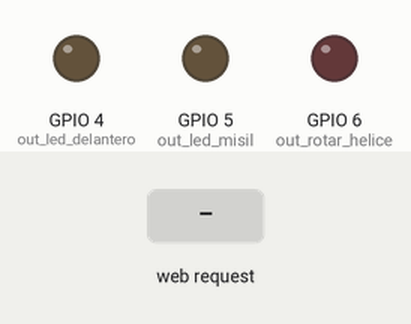
Recording of a sketch running on a simulated ESP32-S3. On the bench: output pins drawn as LEDs (lit = HIGH). The test bench sets the inputs (shaded band). WiFi joins after 1.5 s; servers stay silent unless stated; what the sketch prints to the serial monitor is not drawn.

Above: at 2.7 s.
2.8 s: HTTP request GET /led_delantero/on received
At 4.0 s:
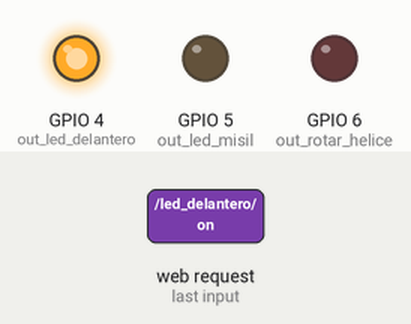
4.3 s: HTTP request GET /led_misil/on received
At 5.1 s:
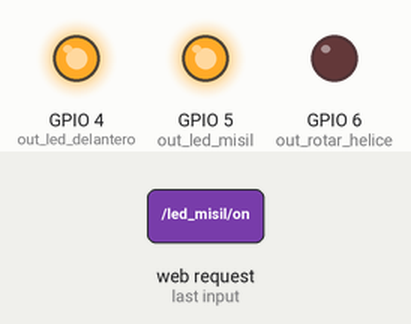
5.8 s: HTTP request GET /led_delantero/off received
At 6.3 s:
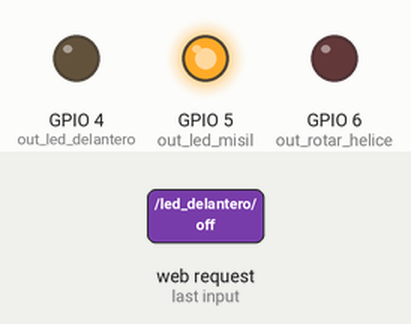
7.3 s: HTTP request GET /rotar_helice/on received
At 8.5 s:
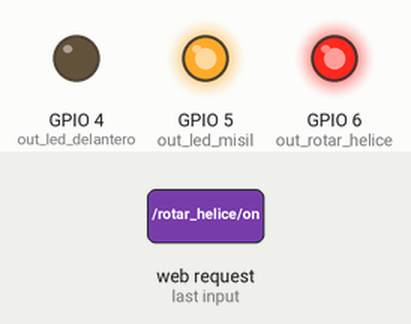
8.8 s: HTTP request GET /led_misil/off received
At 9.7 s:
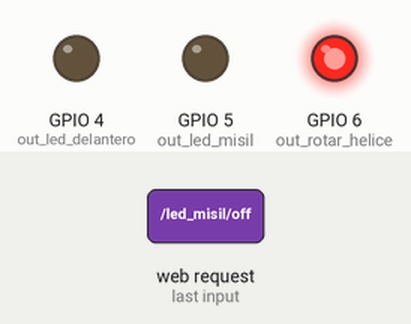
10.3 s: HTTP request GET /led_delantero/on received
At 10.9 s:
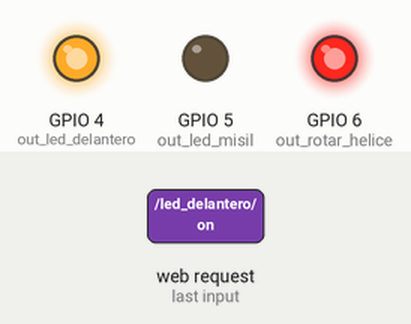
Timing chart, 0 to 12.8 s (numbered marks = the images above; inputs shaded):
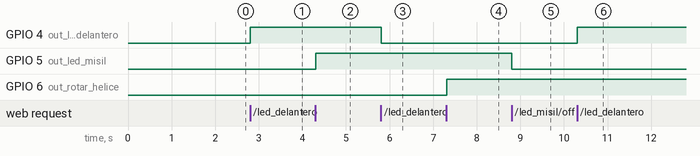

The sketch:

main.ino
```cpp
#include <WiFi.h>
#include "webpage.h" // <-- Include your webpage

const char *ssid = "welim";
const char *password = "wilywily";

WiFiServer server(80);

// Define output pins
const int out_led_delantero = 4;
const int out_led_misil = 5;
const int out_rotar_helice = 6;

// Define output states
String color_led_delantero = "#f0f0f080";
String color_led_misil = "#ffff0080";
String clase_rotar_helice = "";

unsigned long currentTime = millis();
unsigned long previousTime = 0;
const long timeoutTime = 2000;

String header;

String processor(String page)
{
  // Defining colors
  page.replace("%color_led_delantero%", color_led_delantero);
  page.replace("%color_led_misil%", color_led_misil);

  // Defining classes
  page.replace("%rotar_helice%", clase_rotar_helice);

  // Defining urls
  page.replace("%url_led_delantero%", color_led_delantero == "#f0f0f080" ? "/led_delantero/on" : "/led_delantero/off");
  page.replace("%url_led_misil%", color_led_misil == "#ffff0080" ? "/led_misil/on" : "/led_misil/off");
  page.replace("%url_rotar_helice%", clase_rotar_helice == "" ? "/rotar_helice/on" : "/rotar_helice/off");

  return page;
}

void setup()
{
  Serial.begin(115200);

  pinMode(out_led_delantero, OUTPUT);
  pinMode(out_led_misil, OUTPUT);
  pinMode(out_rotar_helice, OUTPUT);

  Serial.print("Pins set as output");

  digitalWrite(out_led_delantero, LOW);
  digitalWrite(out_led_misil, LOW);
  digitalWrite(out_rotar_helice, LOW);

  Serial.print("Connecting to ");
  Serial.println(ssid);
  WiFi.begin(ssid, password);

  while (WiFi.status() != WL_CONNECTED)
  {
    delay(500);
    Serial.print(".");
  }

  Serial.println("");
  Serial.println("WiFi connected.");
  Serial.println("IP address: ");
  Serial.println(WiFi.localIP());

  server.begin();
}

void loop()
{
  WiFiClient client = server.available();

  if (client)
  {
    currentTime = millis();
    previousTime = currentTime;
    Serial.println("New Client.");
    String currentLine = "";

    while (client.connected() && currentTime - previousTime <= timeoutTime)
    {
      currentTime = millis();

      if (client.available())
      {
        char c = client.read();
        Serial.write(c);
        header += c;

        if (c == '\n')
        {
          if (currentLine.length() == 0)
          {
            client.println("HTTP/1.1 200 OK");
            client.println("Content-type:text/html");
            client.println("Connection: close");
            client.println();

            // Handle button presses
            if (header.indexOf("GET /led_delantero/on") >= 0)
            {
              Serial.println("url led_delantero on");
              color_led_delantero = "#f0f0f0";
              digitalWrite(out_led_delantero, HIGH);
            }
            else if (header.indexOf("GET /led_delantero/off") >= 0)
            {
              Serial.println("url led_delantero off");
              color_led_delantero = "#f0f0f080";
              digitalWrite(out_led_delantero, LOW);
            }
            else if (header.indexOf("GET /led_misil/on") >= 0)
            {
              Serial.println("url led_misil on");
              color_led_misil = "#ffff00";
              digitalWrite(out_led_misil, HIGH);
            }
            else if (header.indexOf("GET /led_misil/off") >= 0)
            {
              Serial.println("url led_misil off");
              color_led_misil = "#ffff0080";
              digitalWrite(out_led_misil, LOW);
            }
            else if (header.indexOf("GET /rotar_helice/on") >= 0)
            {
              Serial.println("url rotar_helice on");
              clase_rotar_helice = "rotar";
              digitalWrite(out_rotar_helice, HIGH);
            }
            else if (header.indexOf("GET /rotar_helice/off") >= 0)
            {
              Serial.println("url rotar_helice off");
              clase_rotar_helice = "";
              digitalWrite(out_rotar_helice, LOW);
            }

            client.println(processor(String(MAIN_page)));
            break;
          }
          else
          {
            currentLine = "";
          }
        }
        else if (c != '\r')
        {
          currentLine += c;
        }
      }
    }

    header = "";
    client.stop();
    Serial.println("Client disconnected.");
    Serial.println("");
  }
}
```

Source omitted: webpage.h (51331 bytes)

Measured:
- after the input at 2.8 s, GPIO 4 (out_led_delantero): LOW → HIGH at once
- after the input at 4.3 s, GPIO 5 (out_led_misil): LOW → HIGH at once
- after the input at 5.8 s, GPIO 4 (out_led_delantero): HIGH → LOW at once
- after the input at 7.3 s, GPIO 6 (out_rotar_helice): LOW → HIGH at once
- after the input at 8.8 s, GPIO 5 (out_led_misil): HIGH → LOW at once
- after the input at 10.3 s, GPIO 4 (out_led_delantero): LOW → HIGH at once
